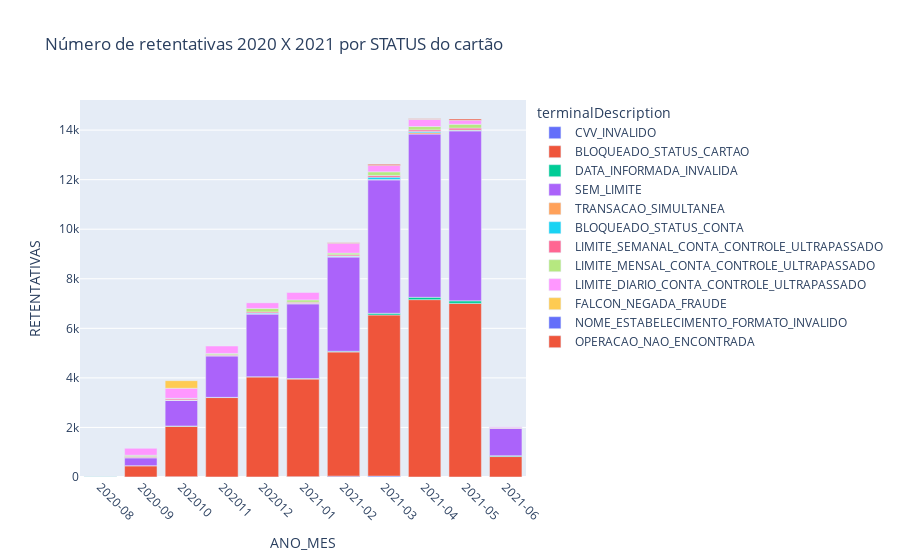

Source (notebook cell):
### Code cell
fig = px.bar(df_stats.sort_values(["ANO_MES", "RETENTATIVAS"]), x="ANO_MES", y="RETENTATIVAS", color="terminalDescription", 
            title="Número de retentativas 2020 X 2021 por STATUS do cartão")
fig.update_xaxes(tickangle=45)
fig.show()

### Figure 1 — Plotly figure (JSON) as saved in the notebook; plotly's stock layout.template omitted (floating-point values rounded to 4 significant figures)
{"data": [{"alignmentgroup": "True", "hovertemplate": "terminalDescription=CVV_INVALIDO<br>ANO_MES=%{x}<br>RETENTATIVAS=%{y}<extra></extra>", "legendgroup": "CVV_INVALIDO", "marker": {"color": "#636efa", "pattern": {"shape": ""}}, "name": "CVV_INVALIDO", "offsetgroup": "CVV_INVALIDO", "orientation": "v", "showlegend": true, "textposition": "auto", "type": "bar", "x": ["2020-08", "2020-09", "202010", "202011", "202012", "2021-01", "2021-02", "2021-03"], "xaxis": "x", "y": [0, 2, 13, 2, 2, 14, 35, 36], "yaxis": "y"}, {"alignmentgroup": "True", "hovertemplate": "terminalDescription=BLOQUEADO_STATUS_CARTAO<br>ANO_MES=%{x}<br>RETENTATIVAS=%{y}<extra></extra>", "legendgroup": "BLOQUEADO_STATUS_CARTAO", "marker": {"color": "#EF553B", "pattern": {"shape": ""}}, "name": "BLOQUEADO_STATUS_CARTAO", "offsetgroup": "BLOQUEADO_STATUS_CARTAO", "orientation": "v", "showlegend": true, "textposition": "auto", "type": "bar", "x": ["2020-08", "2020-09", "202010", "202011", "202012", "2021-01", "2021-02", "2021-03", "2021-04", "2021-05", "2021-06"], "xaxis": "x", "y": [2, 451, 2032, 3204, 4038, 3940, 5011, 6503, 7158, 7006, 825], "yaxis": "y"}, {"alignmentgroup": "True", "hovertemplate": "terminalDescription=DATA_INFORMADA_INVALIDA<br>ANO_MES=%{x}<br>RETENTATIVAS=%{y}<extra></extra>", "legendgroup": "DATA_INFORMADA_INVALIDA", "marker": {"color": "#00cc96", "pattern": {"shape": ""}}, "name": "DATA_INFORMADA_INVALIDA", "offsetgroup": "DATA_INFORMADA_INVALIDA", "orientation": "v", "showlegend": true, "textposition": "auto", "type": "bar", "x": ["2020-08", "2020-09", "202010", "202011", "202012", "2021-01", "2021-02", "2021-03", "2021-04", "2021-05", "2021-06"], "xaxis": "x", "y": [4, 6, 14, 8, 8, 18, 28, 67, 94, 104, 36], "yaxis": "y"}, {"alignmentgroup": "True", "hovertemplate": "terminalDescription=SEM_LIMITE<br>ANO_MES=%{x}<br>RETENTATIVAS=%{y}<extra></extra>", "legendgroup": "SEM_LIMITE", "marker": {"color": "#ab63fa", "pattern": {"shape": ""}}, "name": "SEM_LIMITE", "offsetgroup": "SEM_LIMITE", "orientation": "v", "showlegend": true, "textposition": "auto", "type": "bar", "x": ["2020-08", "2020-09", "202010", "202011", "202012", "2021-01", "2021-02", "2021-03", "2021-04", "2021-05", "2021-06"], "xaxis": "x", "y": [9, 319, 1035, 1673, 2527, 3017, 3801, 5384, 6587, 6858, 1107], "yaxis": "y"}, {"alignmentgroup": "True", "hovertemplate": "terminalDescription=TRANSACAO_SIMULTANEA<br>ANO_MES=%{x}<br>RETENTATIVAS=%{y}<extra></extra>", "legendgroup": "TRANSACAO_SIMULTANEA", "marker": {"color": "#FFA15A", "pattern": {"shape": ""}}, "name": "TRANSACAO_SIMULTANEA", "offsetgroup": "TRANSACAO_SIMULTANEA", "orientation": "v", "showlegend": true, "textposition": "auto", "type": "bar", "x": ["2020-09", "202010", "202011", "202012", "2021-01", "2021-02", "2021-03", "2021-04", "2021-05", "2021-06"], "xaxis": "x", "y": [1, 12, 9, 16, 9, 23, 14, 56, 30, 2], "yaxis": "y"}, {"alignmentgroup": "True", "hovertemplate": "terminalDescription=BLOQUEADO_STATUS_CONTA<br>ANO_MES=%{x}<br>RETENTATIVAS=%{y}<extra></extra>", "legendgroup": "BLOQUEADO_STATUS_CONTA", "marker": {"color": "#19d3f3", "pattern": {"shape": ""}}, "name": "BLOQUEADO_STATUS_CONTA", "offsetgroup": "BLOQUEADO_STATUS_CONTA", "orientation": "v", "showlegend": true, "textposition": "auto", "type": "bar", "x": ["2020-09", "202010", "202011", "202012", "2021-01", "2021-02", "2021-03", "2021-04", "2021-05"], "xaxis": "x", "y": [10, 0, 8, 28, 19, 20, 97, 49, 8], "yaxis": "y"}, {"alignmentgroup": "True", "hovertemplate": "terminalDescription=LIMITE_SEMANAL_CONTA_CONTROLE_ULTRAPASSADO<br>ANO_MES=%{x}<br>RETENTATIVAS=%{y}<extra></extra>", "legendgroup": "LIMITE_SEMANAL_CONTA_CONTROLE_ULTRAPASSADO", "marker": {"color": "#FF6692", "pattern": {"shape": ""}}, "name": "LIMITE_SEMANAL_CONTA_CONTROLE_ULTRAPASSADO", "offsetgroup": "LIMITE_SEMANAL_CONTA_CONTROLE_ULTRAPASSADO", "orientation": "v", "showlegend": true, "textposition": "auto", "type": "bar", "x": ["2020-09", "202010", "202011", "202012", "2021-01", "2021-02", "2021-03", "2021-04", "2021-05", "2021-06"], "xaxis": "x", "y": [42, 48, 34, 45, 39, 47, 69, 65, 75, 17], "yaxis": "y"}, {"alignmentgroup": "True", "hovertemplate": "terminalDescription=LIMITE_MENSAL_CONTA_CONTROLE_ULTRAPASSADO<br>ANO_MES=%{x}<br>RETENTATIVAS=%{y}<extra></extra>", "legendgroup": "LIMITE_MENSAL_CONTA_CONTROLE_ULTRAPASSADO", "marker": {"color": "#B6E880", "pattern": {"shape": ""}}, "name": "LIMITE_MENSAL_CONTA_CONTROLE_ULTRAPASSADO", "offsetgroup": "LIMITE_MENSAL_CONTA_CONTROLE_ULTRAPASSADO", "orientation": "v", "showlegend": true, "textposition": "auto", "type": "bar", "x": ["2020-09", "202010", "202011", "202012", "2021-01", "2021-02", "2021-03", "2021-04", "2021-05", "2021-06"], "xaxis": "x", "y": [48, 20, 49, 139, 91, 71, 147, 136, 155, 4], "yaxis": "y"}, {"alignmentgroup": "True", "hovertemplate": "terminalDescription=LIMITE_DIARIO_CONTA_CONTROLE_ULTRAPASSADO<br>ANO_MES=%{x}<br>RETENTATIVAS=%{y}<extra></extra>", "legendgroup": "LIMITE_DIARIO_CONTA_CONTROLE_ULTRAPASSADO", "marker": {"color": "#FF97FF", "pattern": {"shape": ""}}, "name": "LIMITE_DIARIO_CONTA_CONTROLE_ULTRAPASSADO", "offsetgroup": "LIMITE_DIARIO_CONTA_CONTROLE_ULTRAPASSADO", "orientation": "v", "showlegend": true, "textposition": "auto", "type": "bar", "x": ["2020-09", "202010", "202011", "202012", "2021-01", "2021-02", "2021-03", "2021-04", "2021-05", "2021-06"], "xaxis": "x", "y": [277, 407, 300, 235, 297, 397, 259, 297, 163, 35], "yaxis": "y"}, {"alignmentgroup": "True", "hovertemplate": "terminalDescription=FALCON_NEGADA_FRAUDE<br>ANO_MES=%{x}<br>RETENTATIVAS=%{y}<extra></extra>", "legendgroup": "FALCON_NEGADA_FRAUDE", "marker": {"color": "#FECB52", "pattern": {"shape": ""}}, "name": "FALCON_NEGADA_FRAUDE", "offsetgroup": "FALCON_NEGADA_FRAUDE", "orientation": "v", "showlegend": true, "textposition": "auto", "type": "bar", "x": ["202010", "2021-03", "2021-04"], "xaxis": "x", "y": [307, 0, 0], "yaxis": "y"}, {"alignmentgroup": "True", "hovertemplate": "terminalDescription=NOME_ESTABELECIMENTO_FORMATO_INVALIDO<br>ANO_MES=%{x}<br>RETENTATIVAS=%{y}<extra></extra>", "legendgroup": "NOME_ESTABELECIMENTO_FORMATO_INVALIDO", "marker": {"color": "#636efa", "pattern": {"shape": ""}}, "name": "NOME_ESTABELECIMENTO_FORMATO_INVALIDO", "offsetgroup": "NOME_ESTABELECIMENTO_FORMATO_INVALIDO", "orientation": "v", "showlegend": true, "textposition": "auto", "type": "bar", "x": ["202012", "2021-04"], "xaxis": "x", "y": [0, 0], "yaxis": "y"}, {"alignmentgroup": "True", "hovertemplate": "terminalDescription=OPERACAO_NAO_ENCONTRADA<br>ANO_MES=%{x}<br>RETENTATIVAS=%{y}<extra></extra>", "legendgroup": "OPERACAO_NAO_ENCONTRADA", "marker": {"color": "#EF553B", "pattern": {"shape": ""}}, "name": "OPERACAO_NAO_ENCONTRADA", "offsetgroup": "OPERACAO_NAO_ENCONTRADA", "orientation": "v", "showlegend": true, "textposition": "auto", "type": "bar", "x": ["2021-02", "2021-03", "2021-04", "2021-05", "2021-06"], "xaxis": "x", "y": [25, 42, 12, 51, 7], "yaxis": "y"}], "layout": {"barmode": "relative", "legend": {"title": {"text": "terminalDescription"}, "tracegroupgap": 0}, "title": {"text": "Número de retentativas 2020 X 2021 por STATUS do cartão"}, "xaxis": {"anchor": "y", "domain": [0, 1], "tickangle": 45, "title": {"text": "ANO_MES"}}, "yaxis": {"anchor": "x", "domain": [0, 1], "title": {"text": "RETENTATIVAS"}}}}
